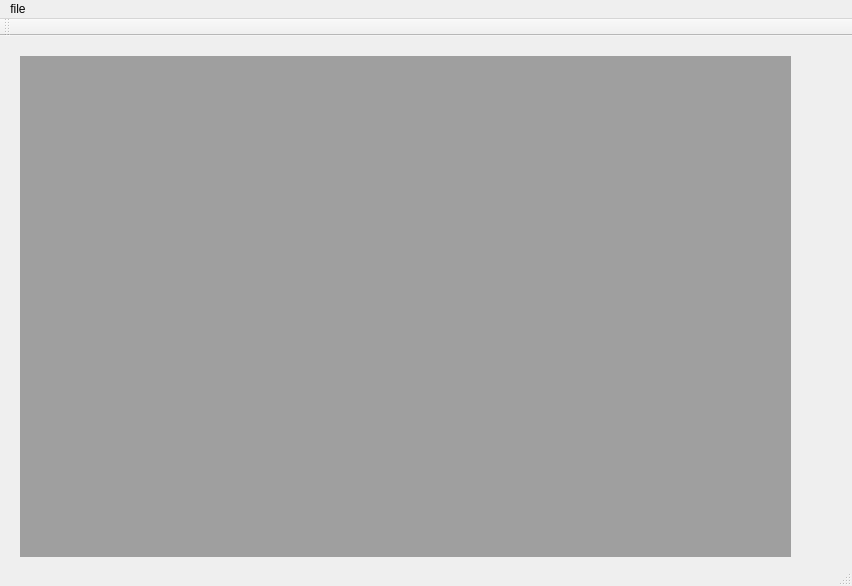
<?xml version="1.0" encoding="UTF-8"?>
<ui version="4.0">
 <class>MainWindowClass</class>
 <widget class="QMainWindow" name="MainWindowClass">
  <property name="geometry">
   <rect>
    <x>0</x>
    <y>0</y>
    <width>852</width>
    <height>586</height>
   </rect>
  </property>
  <property name="windowTitle">
   <string>MainWindow</string>
  </property>
  <widget class="QWidget" name="centralWidget">
   <widget class="QMdiArea" name="mdiArea">
    <property name="geometry">
     <rect>
      <x>20</x>
      <y>20</y>
      <width>771</width>
      <height>501</height>
     </rect>
    </property>
   </widget>
  </widget>
  <widget class="QMenuBar" name="menuBar">
   <property name="geometry">
    <rect>
     <x>0</x>
     <y>0</y>
     <width>852</width>
     <height>23</height>
    </rect>
   </property>
   <widget class="QMenu" name="menuimport">
    <property name="title">
     <string>file</string>
    </property>
    <addaction name="actionopen"/>
   </widget>
   <addaction name="menuimport"/>
  </widget>
  <widget class="QToolBar" name="mainToolBar">
   <attribute name="toolBarArea">
    <enum>TopToolBarArea</enum>
   </attribute>
   <attribute name="toolBarBreak">
    <bool>false</bool>
   </attribute>
  </widget>
  <widget class="QStatusBar" name="statusBar"/>
  <action name="actionopen">
   <property name="text">
    <string>open</string>
   </property>
  </action>
 </widget>
 <layoutdefault spacing="6" margin="11"/>
 <resources>
  <include location="mainwindow.qrc"/>
 </resources>
 <connections/>
</ui>
